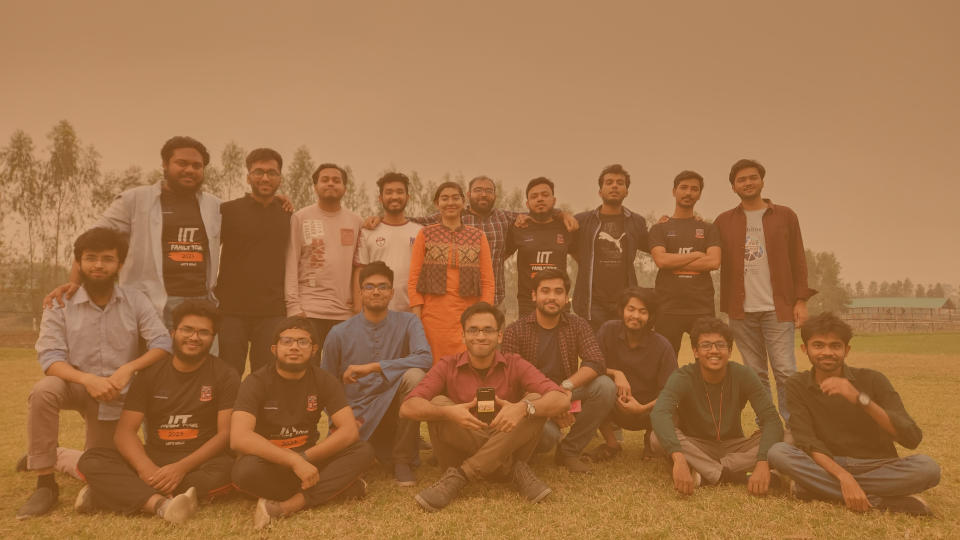
#> input picture pic/bgPic.png, 1920 x 1080 px, found by its file name (shown at 1/2 size)
$ python wallpaper_generator.py
#> lines starting #> are read from the running program, lines starting #| are printed output that depends on the picture
from PIL import Image
from PIL import ImageDraw
from PIL import ImageFont
import os
import time
import ctypes
from datetime import datetime


########## Change values to configure layout ############
TARGET_TIME = '2023-09-28 00:00:00'         # Finishing date
IMG_REL_PATH = r'pic\bgPic.png'             # base pic directory
FONT_REL_PATHS = ['fonts\Poppins-Bold.ttf', 'fonts\SpaceMono-Regular.ttf']  #fonts
FONT_PATHS = [os.path.join(os.getcwd(), path) for path in FONT_REL_PATHS]
OUT_DIR = 'pic'                 # output folder
OUTPUT_FILE_NAME = 'wallpaper.png'  #output file name


# Batch name
BATCH_TEXT = {
    'value': 'BSSE 11',
    'coords': (830, 100),   # (x, y) of left top corner
    'font': FONT_PATHS[0],
    'font-size': 100,
    'fill': (0, 0, 0)
}
# Batch slogan
BATCH_SLOGAN = {
    'value': 'The Last Binaries of The Century',
    'coords': (570, 230),   # (x, y) of left top corner
    'font': FONT_PATHS[1],
    'font-size': 48,
    'fill': (0, 0, 0)
}
# Time
TIME_TEXT = {
    'coords': (625, 780),   # (x, y) of left top corner
    'font': FONT_PATHS[1],
    'font-size': 110,
    'fill': (255, 255, 255)
}

# days, hours, minutes text
MISC_COORDS = [(650, 925), (985, 925), (1300, 925)]
MISC_FILL = (255, 255, 255)

# Rectangle in which time is kept
RECTANGLE = {
    'coords' : [550, 790, 1500, 990],   # (x1, y1, x2, y2) left top and right bottom corners
    'color': '#000000',
    'radius': 30
}

# Text to show after timer runs out
FINAL_TEXT = {
    'value': 'BSSE 11 Was Here',
    'coords': (625, 820),
    'font': FONT_PATHS[1],
    'font-size': 80,
    'fill': (255, 255, 255)
}

CREDITS_TEXT = {
    'value': '*designed by Tasmia, developed by Saad',
    'coords': (1300, 1000),
    'font': FONT_PATHS[1],
    'font-size': 20,
    'fill': (0, 0, 0)
}


########## Preferred not to touch code below ############
def set_wallpaper(output_name):
    SPI_SETDESKWALLPAPER = 20
    ctypes.windll.user32.SystemParametersInfoW(SPI_SETDESKWALLPAPER, 0, output_name , 3)

def minutes_until(target_time_str):
    try:
        target_time = datetime.strptime(target_time_str, "%Y-%m-%d %H:%M:%S")
        current_time = datetime.now()
        time_difference = target_time - current_time
        minutes_remaining = int(time_difference.total_seconds() / 60)

        if minutes_remaining < 0:
            return 0  # If the target time is in the past, return 0 minutes
        else:
            return minutes_remaining

    except ValueError:
        return "Invalid time format. Please use 'YYYY-MM-DD HH:MM:SS'."


if __name__=='__main__':
    OUTPUT_RELATIVE_PATH = os.path.join(OUT_DIR, OUTPUT_FILE_NAME)
    OUTPUT_ABS_PATH = os.path.join(os.getcwd(), OUTPUT_RELATIVE_PATH)
    IMG_PATH = os.path.join(os.getcwd(), IMG_REL_PATH)
    batch_text_font = ImageFont.truetype(BATCH_TEXT['font'], size=BATCH_TEXT['font-size'])
    batch_slogan_font = ImageFont.truetype(BATCH_SLOGAN['font'], size=BATCH_SLOGAN['font-size'])
    time_text_font = ImageFont.truetype(TIME_TEXT['font'], size=TIME_TEXT['font-size'])
    misc_font =  ImageFont.truetype(FONT_PATHS[1], size=30)
    final_text_font = ImageFont.truetype(FINAL_TEXT['font'], size=FINAL_TEXT['font-size'])
    credits_text_font = ImageFont.truetype(CREDITS_TEXT['font'], CREDITS_TEXT['font-size'])

    img = Image.open(IMG_PATH)
#> img is the input picture: PIL image 1920x1080 RGBA; mean R, G, B, A 163.5, 114.4, 71.3, 255
    Im = ImageDraw.Draw(img)

    Im.text(BATCH_TEXT['coords'], BATCH_TEXT['value'],\
            fill=BATCH_TEXT['fill'], font=batch_text_font)
    Im.text(BATCH_SLOGAN['coords'], BATCH_SLOGAN['value'],\
            fill=BATCH_SLOGAN['fill'], font=batch_slogan_font)
    Im.text(BATCH_SLOGAN['coords'], BATCH_SLOGAN['value'],\
            fill=BATCH_SLOGAN['fill'], font=batch_slogan_font)
    Im.text(CREDITS_TEXT['coords'], CREDITS_TEXT['value'],\
            fill=CREDITS_TEXT['fill'], font=credits_text_font)
    Im.rounded_rectangle(RECTANGLE['coords'], fill=RECTANGLE['color'], radius=RECTANGLE['radius'])

    remaining = minutes_until(TARGET_TIME)
    while(remaining>0):
        img_clone = img.copy()
        ImC = ImageDraw.Draw(img_clone)
        days = remaining//1440
        remaining -= days*1440
        hours = remaining//60
        remaining -= hours*60
        ImC.text(TIME_TEXT['coords'], \
                '%02d : %02d : %02d' % (days, hours, remaining),\
                fill=TIME_TEXT['fill'], font=time_text_font)
        ImC.text(MISC_COORDS[0], "days",fill=MISC_FILL, font=misc_font)
        ImC.text(MISC_COORDS[1], "hours",fill=MISC_FILL, font=misc_font)
        ImC.text(MISC_COORDS[2], "minutes",fill=MISC_FILL, font=misc_font)

        img_clone.save(OUTPUT_ABS_PATH)
        set_wallpaper(OUTPUT_ABS_PATH)
        time.sleep(60)
        remaining = minutes_until(TARGET_TIME)

    Im.text(FINAL_TEXT['coords'], FINAL_TEXT['value'], fill=FINAL_TEXT['fill'], font=final_text_font)
    img.save(OUTPUT_ABS_PATH)
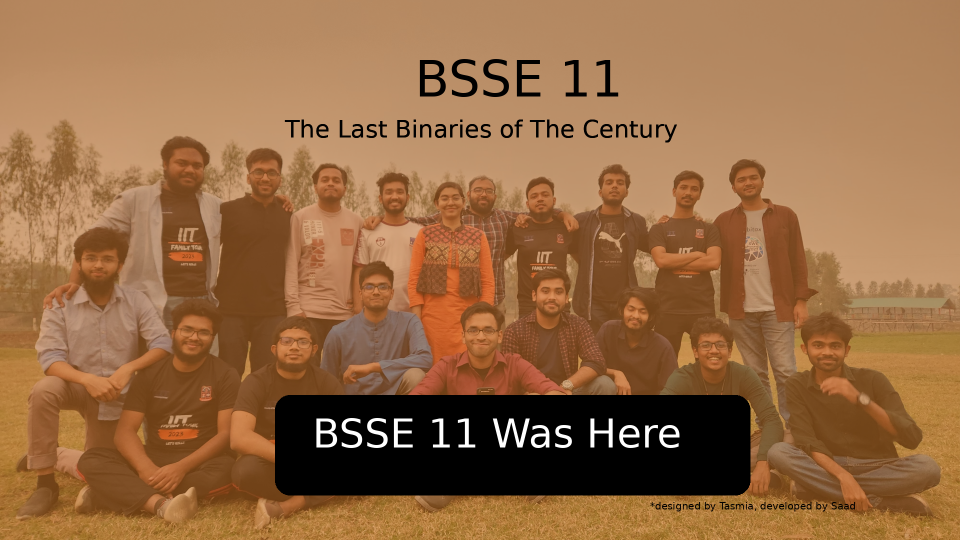
#> saved as wallpaper.png: PIL image 1920x1080 RGBA (shown at 1/2 size); mean R, G, B, A 150.5, 106.6, 68.1, 255
    set_wallpaper(OUTPUT_ABS_PATH)
#> (the run stopped early here; a loop or call above may not have finished)
